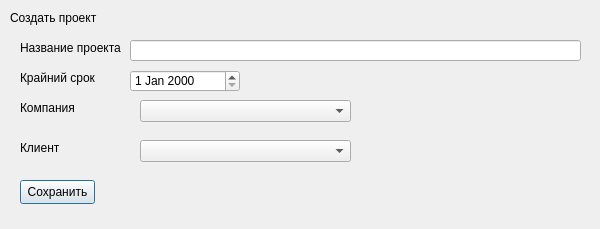
<?xml version="1.0" encoding="UTF-8"?>
<ui version="4.0">
 <class>createProjectDialogClass</class>
 <widget class="QDialog" name="createProjectDialogClass">
  <property name="geometry">
   <rect>
    <x>0</x>
    <y>0</y>
    <width>600</width>
    <height>229</height>
   </rect>
  </property>
  <property name="windowTitle">
   <string>createProjectDialog</string>
  </property>
  <widget class="QLabel" name="label">
   <property name="geometry">
    <rect>
     <x>10</x>
     <y>10</y>
     <width>481</width>
     <height>16</height>
    </rect>
   </property>
   <property name="text">
    <string>Создать проект</string>
   </property>
  </widget>
  <widget class="QLabel" name="nameLbl">
   <property name="geometry">
    <rect>
     <x>20</x>
     <y>40</y>
     <width>111</width>
     <height>16</height>
    </rect>
   </property>
   <property name="text">
    <string>Название проекта</string>
   </property>
  </widget>
  <widget class="QLineEdit" name="name">
   <property name="geometry">
    <rect>
     <x>130</x>
     <y>40</y>
     <width>451</width>
     <height>21</height>
    </rect>
   </property>
  </widget>
  <widget class="QDateEdit" name="deadline">
   <property name="geometry">
    <rect>
     <x>130</x>
     <y>70</y>
     <width>110</width>
     <height>22</height>
    </rect>
   </property>
  </widget>
  <widget class="QLabel" name="deadlineLbl">
   <property name="geometry">
    <rect>
     <x>20</x>
     <y>70</y>
     <width>111</width>
     <height>16</height>
    </rect>
   </property>
   <property name="text">
    <string>Крайний срок</string>
   </property>
  </widget>
  <widget class="QComboBox" name="contact">
   <property name="geometry">
    <rect>
     <x>140</x>
     <y>140</y>
     <width>211</width>
     <height>22</height>
    </rect>
   </property>
  </widget>
  <widget class="QLabel" name="contactLbl">
   <property name="geometry">
    <rect>
     <x>20</x>
     <y>140</y>
     <width>111</width>
     <height>16</height>
    </rect>
   </property>
   <property name="text">
    <string>Клиент</string>
   </property>
  </widget>
  <widget class="QPushButton" name="saveBtn">
   <property name="geometry">
    <rect>
     <x>20</x>
     <y>180</y>
     <width>75</width>
     <height>24</height>
    </rect>
   </property>
   <property name="text">
    <string>Сохранить</string>
   </property>
  </widget>
  <widget class="QComboBox" name="company">
   <property name="geometry">
    <rect>
     <x>140</x>
     <y>100</y>
     <width>211</width>
     <height>22</height>
    </rect>
   </property>
  </widget>
  <widget class="QLabel" name="companyLbl">
   <property name="geometry">
    <rect>
     <x>20</x>
     <y>100</y>
     <width>111</width>
     <height>16</height>
    </rect>
   </property>
   <property name="text">
    <string>Компания</string>
   </property>
  </widget>
 </widget>
 <layoutdefault spacing="6" margin="11"/>
 <resources/>
 <connections/>
</ui>
